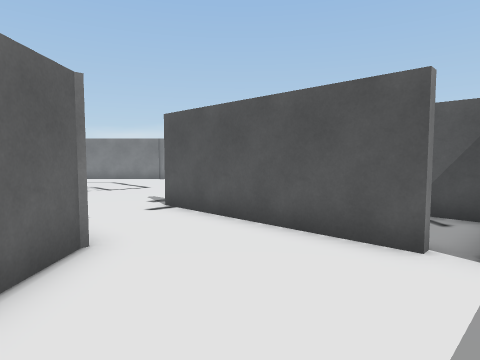
view 1 (above)

19 first-person views from a walk through a scene from a Unity 3-D project. The camera is 1.3 m above the floor, tilts 4° down and sees 75° across. The floor is counted in squares, 1 m on a side. Each view is taken from the middle of a square. On the plan, view 1 faces up. The plan holds only what a view shows up to about 14 squares ahead; the rest is blank. The place goes on beyond the plan. The player is left out. Door leaves are left out, so doorways stand open.

view 2
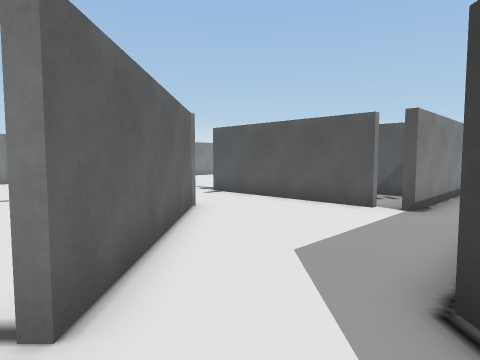

view 3
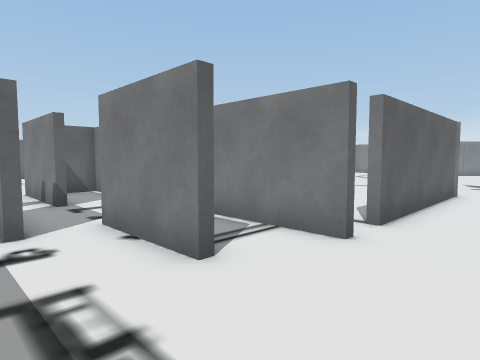

view 4
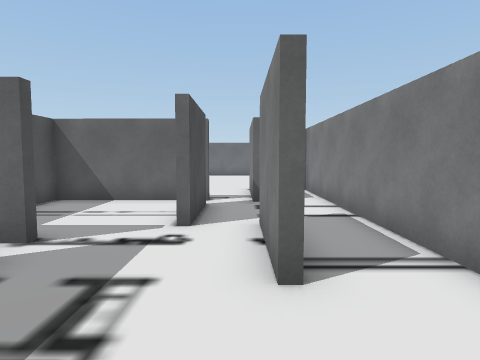

view 5
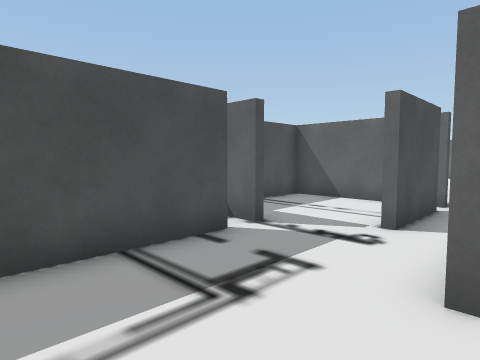

view 6
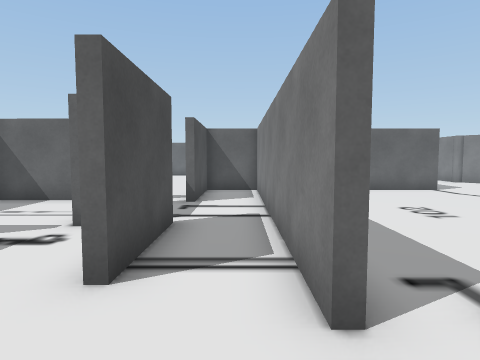

view 7
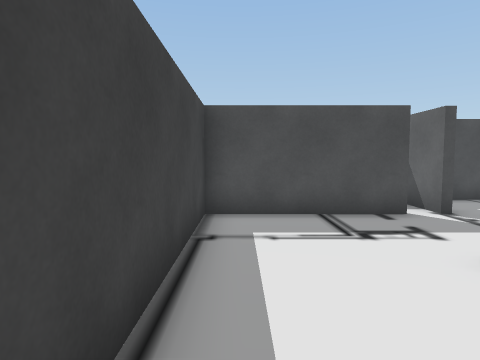

view 8
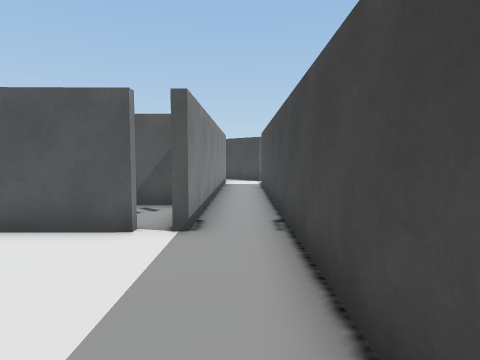

view 9
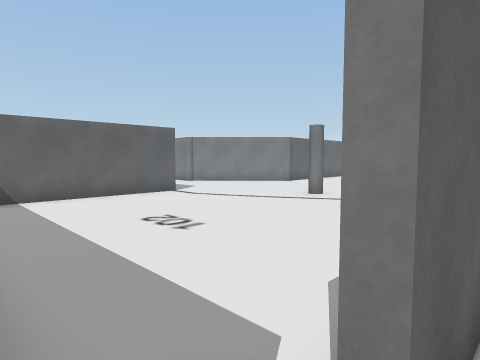

view 10
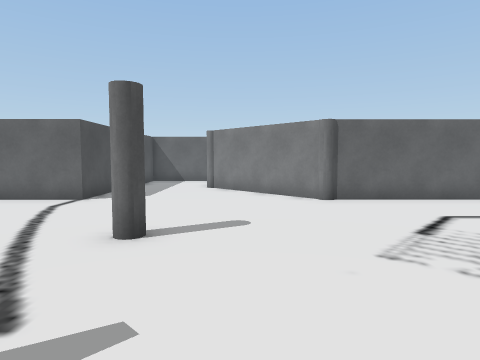

view 11
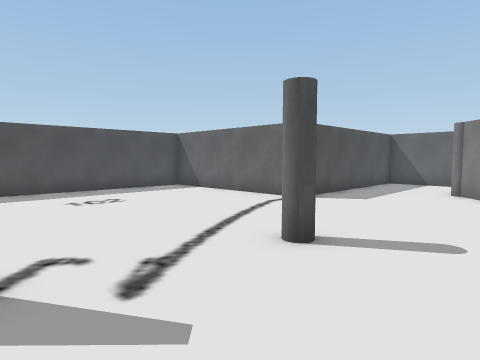

view 12
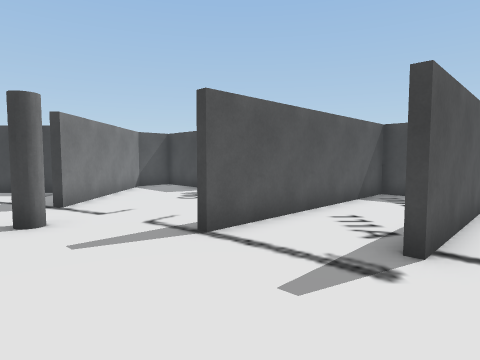

view 13
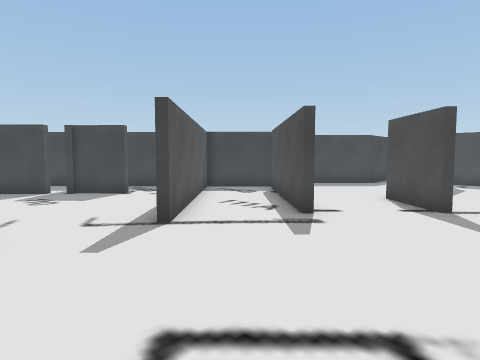

view 14
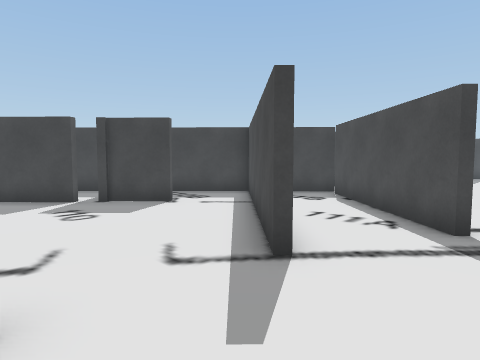

view 15
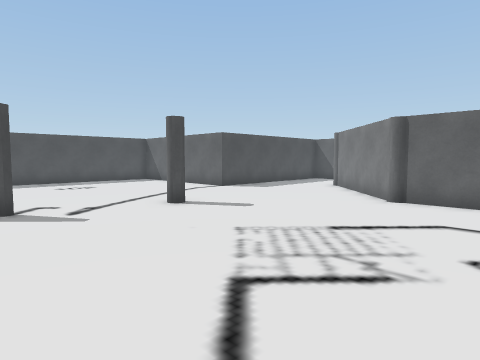

view 16
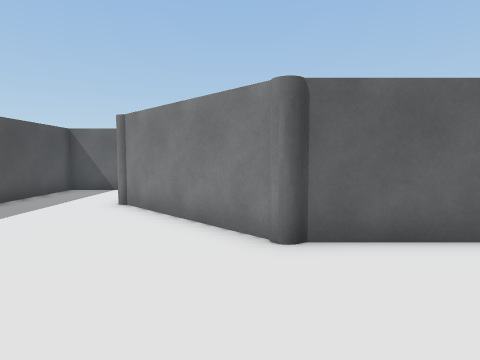

view 17
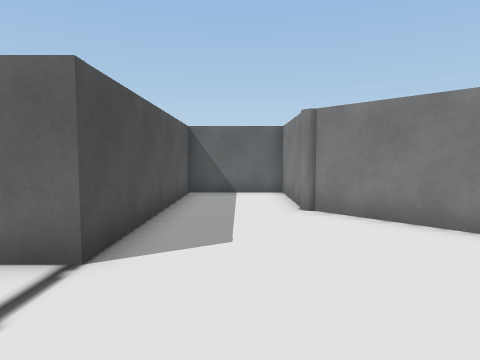

view 18
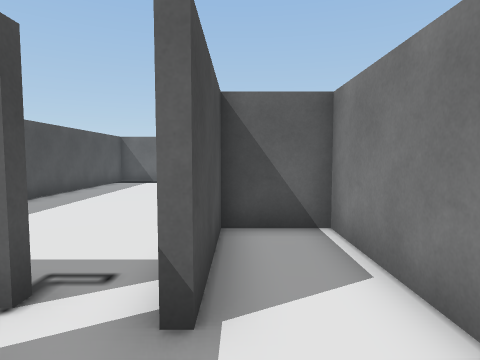

view 19
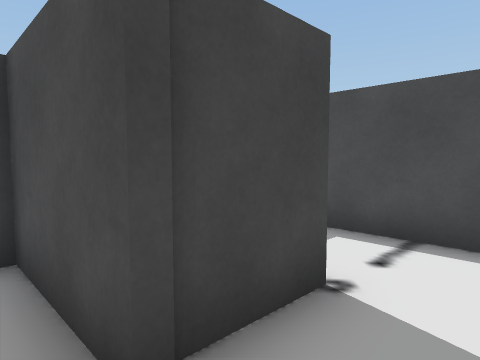

### Floor plan
Points are (right, up) in squares from view 1. A wall is a line through its corners. A room is listed if a view was taken in it or the views show most of it. See-through windows are left out.
Room 1 (views 1, 8)
walls: (1.4, -0.9) (5.2, 2.8); (2.6, 4.1) (-0.6, 7.2); (-2.3, 4.6) (-2.3, -2); (3.9, 4.2) (3.2, 3.5)
ways out: opening at (-0.5, -1) to room 2; opening at (-2, 6) to room 3
Room 2 (views 2, 3, 4, 5, 6, 7, 9)
walls: (-3.1, -5.6) (-6.2, -5.6); (-2.2, -3.3) (-3.4, -3.3); (-4, -9.2) (0.8, -9.2) (0.8, -1.3)
ways out: opening at (-0.5, -1) to room 1; opening at (-3, -2) to room 3; opening at (-6, -6) to room 4; opening at (-3, -4) to room 4; opening at (-5, -8) to room 5
Room 3 (views 10, 11, 12, 13, 14, 15, 16, 17, 19)
walls: (-4.2, 6.4) (-2.3, 4.6); (-2, 8.9) (2.7, 4.3); (-0.6, 7.2) (-2.2, 8.7); (-0.4, 11.8) (5.2, 6.3); (3, 3.7) (5.3, 5.9) (-0.6, 11.6); (-12.8, 15.5) (-12.8, 11.6) (-16.7, 7.8); (5.1, 9.8) (6.7, 11.3); (-17.4, 7.6) (-20.8, 7.6) (-20.8, 4.1) (-12.8, 4.1) (-12.8, -1.6); (5.4, 6) (7.6, 8.2); (-10.9, -3) (-5.6, -3); (6.9, 12) (8.6, 13.5)
ways out: opening at (-2, 6) to room 1; opening at (-3, -2) to room 2
Room 4 (view 18)
walls: (-6.2, -5.3) (-3.1, -5.3); (-8.8, -7) (-5.9, -7); (-3.4, -3.3) (-12.8, -3.3) (-12.8, -5.3) (-9.2, -5.3)
ways out: opening at (-6, -6) to room 2; opening at (-3, -4) to room 2; opening at (-9, -7) to room 5; opening at (-10, -6)
Room 5 (no view inside)
walls: (-9.6, -6.9) (-9.6, -11.7) (-6.6, -11.7)
ways out: opening at (-5, -8) to room 2; opening at (-9, -7) to room 4
Room 6 (no view inside)
walls: (5.2, 2.8) (8.3, 5.9); (8.6, 8.7) (3.9, 4.2)

Where each view was taken, in squares from view 1:
view 1: 0 up, 0 right, facing up
view 2: 4 down, 1 left, facing up
view 3: 8 down, 0 right, facing up-left
view 4: 6 down, 0 right, facing left
view 5: 5 down, 0 right, facing down-left
view 6: 4 down, 0 right, facing left
view 7: 2 down, 0 right, facing down
view 8: 1 down, 0 right, facing up-right
view 9: 3 down, 2 left, facing up-left
view 10: 9 up, 3 left, facing left
view 11: 10 up, 4 left, facing down-left
view 12: 11 up, 6 left, facing right
view 13: 15 up, 6 left, facing down-right
view 14: 15 up, 3 left, facing down-right
view 15: 15 up, 3 left, facing down-left
view 16: 11 up, 8 left, facing left
view 17: 6 up, 9 left, facing left
view 18: 5 down, 7 left, facing left
view 19: 13 up, 6 right, facing down
